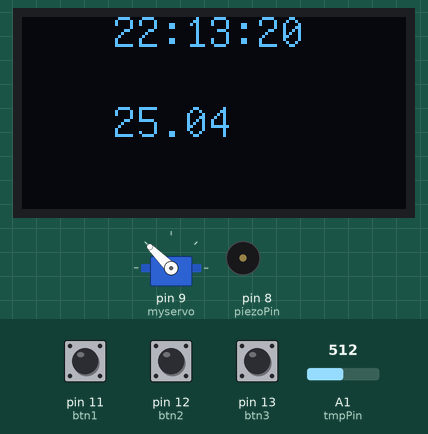
Bench run of a sketch on a simulated Arduino Uno, built with avr-gcc and run on an emulated ATmega328P. Shown: servo, 128×64 one-colour display, buzzer (waves = sounding, pin HIGH). The inputs (shaded band) are chosen by the test bench; at power-on: pin 12 (btn2) LOW, pin 13 (btn3) LOW, pin 11 (btn1) LOW, A1 (tmpPin) = 512. The local clock reads 2024-03-15 10:24:30 at power-on unless the sketch sets it; what the sketch prints to the serial monitor is not drawn.

Above: at 0.2 s.
1.3 s: pin 12 (btn2) pulled HIGH for 0.15 s
At 2.1 s:
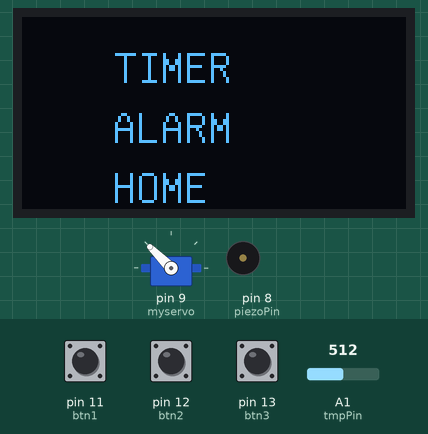
3.1 s: pin 12 (btn2) pulled HIGH for 1 s
At 5.3 s:
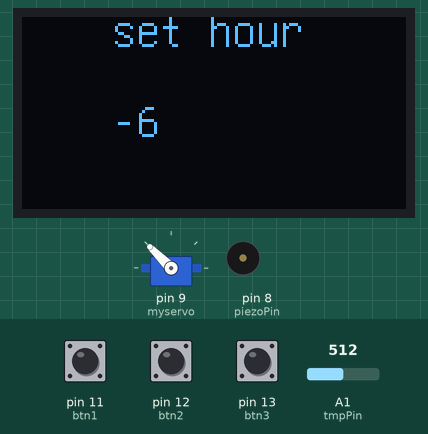
5.6 s: pin 13 (btn3) pulled HIGH for 1 s
At 6.04 s:
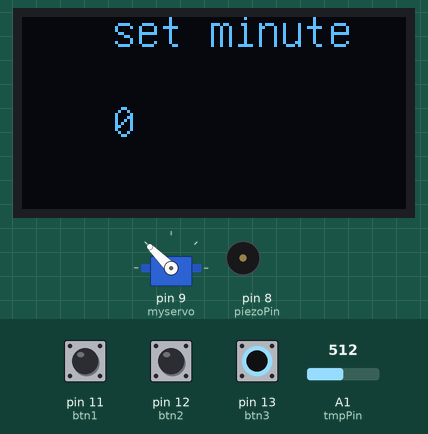
8.1 s: pin 11 (btn1) pulled HIGH for 3.2 s
At 12.4 s:
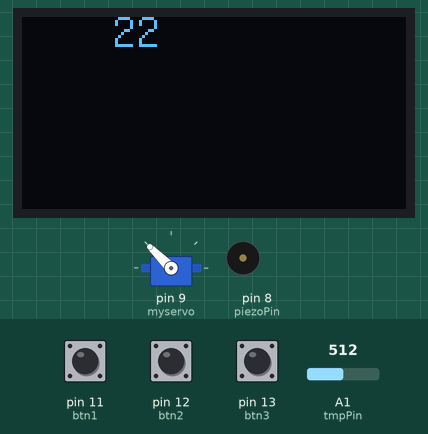
12.8 s: pin 11 (btn1) pulled HIGH for 0.15 s
14.5 s: pin 11 (btn1) driven HIGH and pin 13 (btn3) driven HIGH
At 14.95 s:
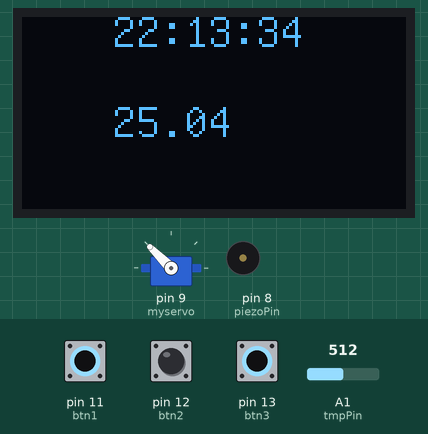
Timing chart, 0 to 17.3 s (numbered marks = the images above; inputs shaded):
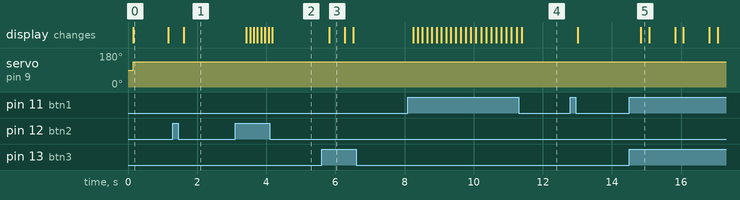

Measured:
- after the input at 1.3 s, the display: changes after 0.31 s (image 1)
- after the input at 3.1 s, the display: first changes after 0.32 s (image 2 shows a later state)
- after the input at 5.6 s, the display: changes after 0.22 s (image 3)
- after the input at 8.1 s, the display: first changes after 0.15 s (image 4 shows a later state)
- after the input at 14.5 s, the display: changes after 0.34 s (image 5)
- what the display in image 0 shows lasts 1.0 s, from 0.2 s to 1.2 s
- what the display in image 3 shows lasts 0.5 s, from 5.8 s to 6.3 s

The sketch:

Project_1.ino
```cpp
/*
* Name: clock and temp project
* Author: Hugo Romeborn
* Date: 2024-10-25
* Description: This project uses a ds3231 to measure time and displays the time to an 1306 oled display,
* Further, it measures temprature with a analog temprature module and displays a mapped value to a 9g-servo-motor and on the oled display.
* It has a menu from which you can set a timer and alarm, when finished it makes a sound from a piezo.
*/

// Include Libraries
#include <RTClib.h>
#include <Wire.h>
#include "U8glib.h"
#include <Servo.h>


// Init constants
const int tmpPin = A1;
const int btn1 = 11;
const int btn2 = 12;
const int btn3 = 13;
const int piezoPin = 8;


// Init global variables
int timer;
long int pastSeconds;
bool hasTimer = 0;
int alarmHour;
int alarmMinute;
bool alarmSounds = 0;

// construct objects
RTC_DS3231 rtc;
U8GLIB_SSD1306_128X64 u8g(U8G_I2C_OPT_NO_ACK);  // Display which does not send AC
Servo myservo;

void setup() {
  // init communication
  Serial.begin(9600);

  // Init Hardware
  u8g.setFont(u8g_font_unifont);  // sets a font for oled-screen
  Wire.begin();
  rtc.begin();
  rtc.adjust(DateTime(F(__DATE__), F(__TIME__)));
  pinMode(tmpPin, INPUT);
  myservo.attach(9);
  pinMode(btn1, INPUT);
  pinMode(btn2, INPUT);
  pinMode(btn3, INPUT);
  pinMode(piezoPin, OUTPUT);
}

void loop() {
  oledWrite2(getTime(), String(getTemp()));  // Writes time and temperature on the oled screen
  servoWrite(getTemp());
  checkTimer();
  checkAlarm();
  stopAlarmSound();
  delay(50);
  if (digitalRead(btn2) == HIGH || digitalRead(btn3) == HIGH) {  // If a button is pressed, opens the menu to set timer and alarm
    mainMenu();
    delay(100);
  }
}

/*use a ds3231 module and package the time as a String
*Parameters: Void
*Returns: time in hh:mm:ss as String
*/
String getTime() {
  DateTime now = rtc.now();
  if(now.minute()<10 && now.second()<10){
    return String(now.hour()) + ":" + "0" + String(now.minute()) + ":" + "0" + String(now.second());
  }
  else if(now.minute()<10){
    return String(now.hour()) + ":" + "0" + String(now.minute()) + ":" + String(now.second());
  }
  else if(now.second()<10){
    return String(now.hour()) + ":" + String(now.minute()) + ":" + "0" + String(now.second());
  }
  else{
    return String(now.hour()) + ":" + String(now.minute()) + ":" + String(now.second());
  }
}

/*
* This function reads an analog pin connected to an analog temprature sensor and calculates the corresponding temp
*Parameters: Void
*Returns: temprature as float
*/
float getTemp() {
  int Vo;
  float R1 = 10000;  // value of R1 on board
  float logR2, R2, T;
  float c1 = 0.001129148, c2 = 0.000234125, c3 = 0.0000000876741;  //steinhart-hart coeficients for thermistor

  Vo = analogRead(tmpPin);
  R2 = R1 * (1023.0 / (float)Vo - 1.0);  //calculate resistance on thermistor
  logR2 = log(R2);
  T = (1.0 / (c1 + c2 * logR2 + c3 * logR2 * logR2 * logR2));  // temperature in Kelvin
  T = T - 273.15;                                              //convert Kelvin to Celcius

  return T;
}

/*
* This function takes a string and draws it to an oled display
*Parameters: - text: String to write to display
*Returns: void
*/
void oledWrite(String text) {
  u8g.firstPage();
  do {
    u8g.drawStr(30, 10, text.c_str());
  } while (u8g.nextPage());
}

/*
* This function takes two strings and draws it to an oled display
*Parameters: - text: two Strings to write to display
*Returns: void
*/
void oledWrite2(String text, String text2) {
  u8g.firstPage();
  do {
    u8g.drawStr(30, 10, text.c_str());
    u8g.drawStr(30, 40, text2.c_str());
  } while (u8g.nextPage());
}

/*
* This function takes three strings and draws it to an oled display
*Parameters: - text: three Strings to write to display
*Returns: void
*/
void oledWrite3(String text, String text2, String text3) {
  u8g.firstPage();
  do {
    u8g.drawStr(30, 22, text.c_str());
    u8g.drawStr(30, 42, text2.c_str());
    u8g.drawStr(30, 62, text3.c_str());
  } while (u8g.nextPage());
}


/*
* takes a temprature value and maps it to corresppnding degree on a servo
*Parameters: - value: temprature
*Returns: void
*/
void servoWrite(float value) {
  int angle = map(value, 10, 30, 0, 180);

  myservo.write(angle);
}

/*
* the main menu from where the user can set a timer an alarm
* parameters  void
* Return   void
*/
void mainMenu() {
  oledWrite3("TIMER", "ALARM", "HOME");
  delay(500);
  while (digitalRead(btn3) == LOW) {
    oledWrite3("TIMER", "ALARM", "HOME");
    delay(50);
    if (digitalRead(btn2) == HIGH) {
      alarm();
    } else if (digitalRead(btn1) == HIGH) {
      setTimer();
    }
  }
}

/*
* This is the function that sets an alarm
* parameters: Void
* Return: Void
*/
void alarm() {
  oledWrite2("set hour", "00");
  alarmHour = 0;
  while (digitalRead(btn3) == LOW) {
    oledWrite2("set hour", String(alarmHour));
    if (digitalRead(btn1) == HIGH) {
      alarmHour++;
    }
    if (digitalRead(btn2) == HIGH) {
      alarmHour--;
    }
  }
  alarmMinute = 0;
  oledWrite2("set minute", String(alarmMinute));
  delay(200);
  while (digitalRead(btn3) == LOW) {
    oledWrite2("set minute", String(alarmMinute));
    if (digitalRead(btn1) == HIGH) {
      alarmMinute++;
    }
    if (digitalRead(btn2) == HIGH) {
      alarmMinute--;
    }
  }
}

/*
* This is the function that sets a timer
* parameters: Void
* Return: Void
*/
void setTimer() {
  while (digitalRead(btn3) == LOW) {
    oledWrite(String(timer));
    if (digitalRead(btn1) == HIGH) {
      timer++;
    } else if (digitalRead(btn2) == HIGH) {
      timer--;
    }
    delay(100);
  }
  pastSeconds = millis()/1000;
  hasTimer = 1;
  Serial.println("Timer set");
}

/* This functionis called upon when the timer or alarm ends, makes a sound for 5 seconds with piezo
* parameters: Void
* Return: Void
*/
void soundAlarm() {
  // for (int i = 4; i <= 7; i++) {
  //   digitalWrite(i, HIGH);
  //   delay(50);
  //   digitalWrite(i, LOW);
  // }
  tone(piezoPin, 500);
  alarmSounds = 1;
}

/* This function checks if the timer is finished
* parameters: Void
* Return: Void
*/
void checkTimer() {
  if (hasTimer) {
    if (millis()/1000 >= (pastSeconds + (60 * timer))) {
      soundAlarm();
      hasTimer = 0;
      Serial.println("timer is out");
    }
  }
}

/* This function checks if the alarm is finished
* parameters: Void
* Return: Void
*/
void checkAlarm() {
  DateTime now = rtc.now();
  if (alarmHour == now.hour()) {
    if (alarmMinute == now.minute()) {
      soundAlarm();
    }
  }
}

/* This function scilence the piezo if button 1 is clicked
* parameters: void
* return: void
*/
void stopAlarmSound() {
  if (alarmSounds) {
    if (digitalRead(btn1)) {
      noTone(piezoPin);
      alarmSounds = 0;
    }
  }
}
```
